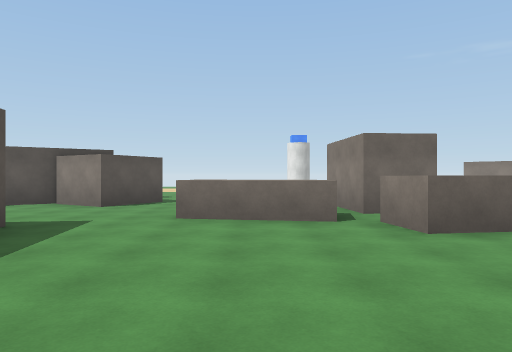
view 1 (above)

24 first-person views from a walk through a 3-D level made in the Unity game engine. The camera is 1.5 m above the floor, looks level and sees 70° across. The floor is counted in squares, 2 m on a side. Each view is taken from the middle of a square. On the plan, view 1 faces up. The plan holds only what a view shows up to about 11 squares ahead; the rest is blank. The place goes on beyond the plan.

view 2
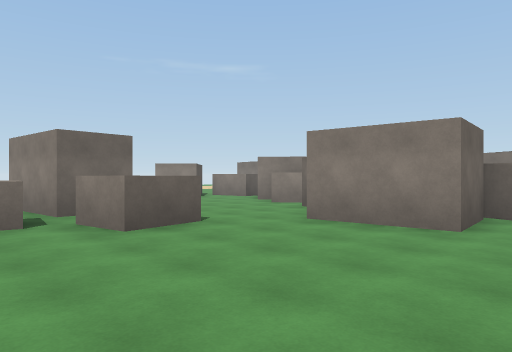

view 3
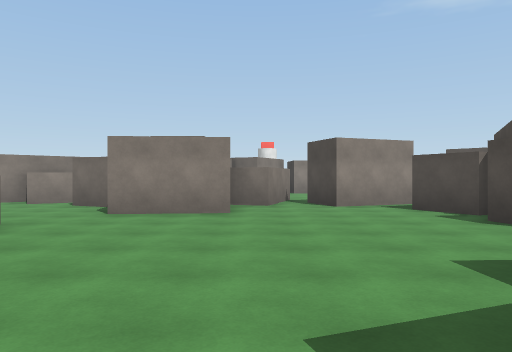

view 4
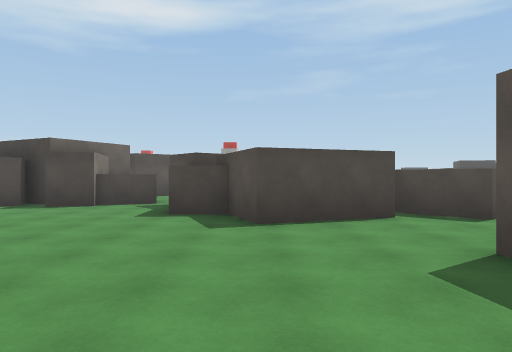

view 5
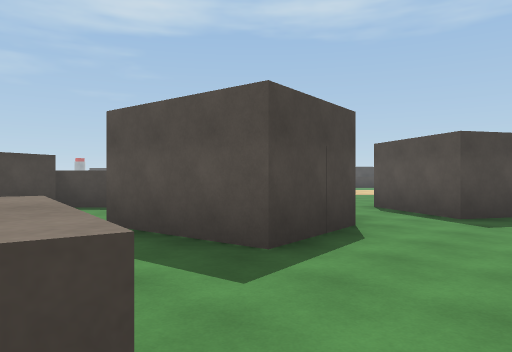

view 6
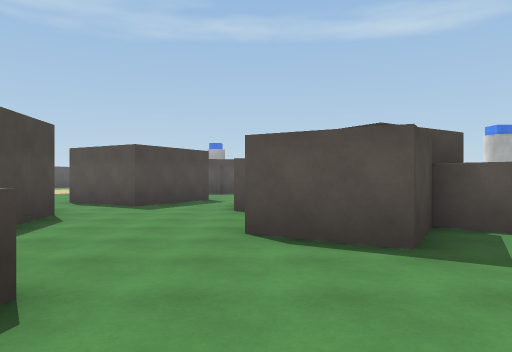

view 7
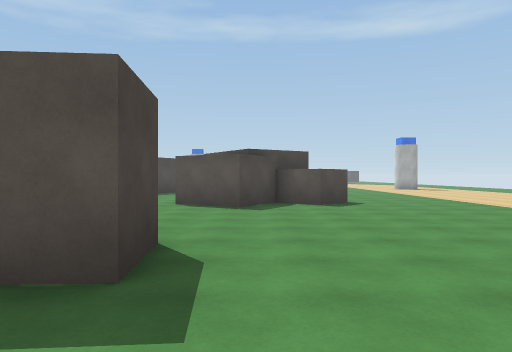

view 8
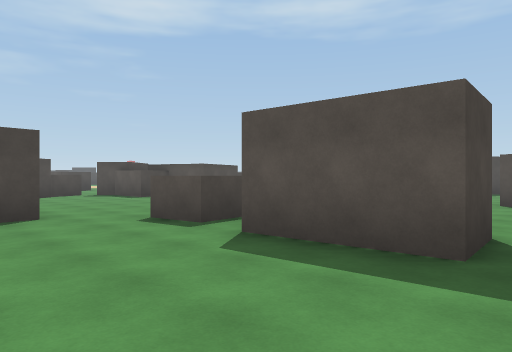

view 9
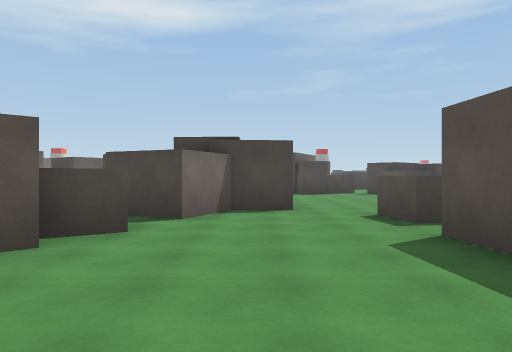

view 10
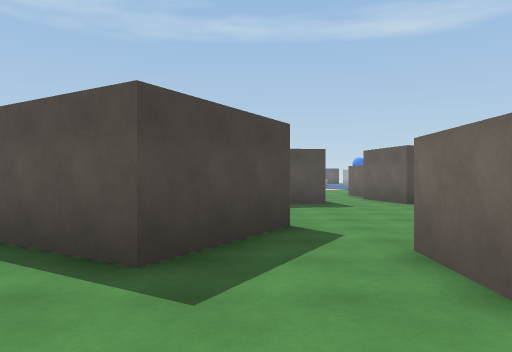

view 11
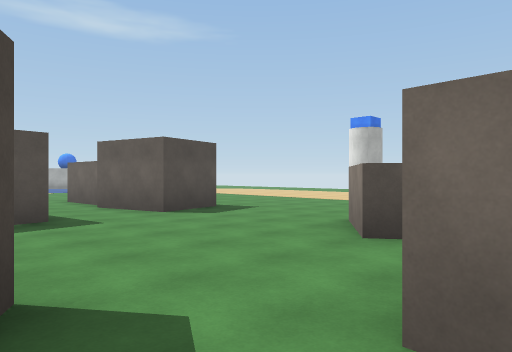

view 12
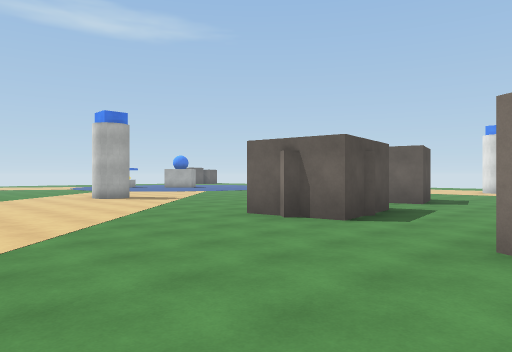

view 13
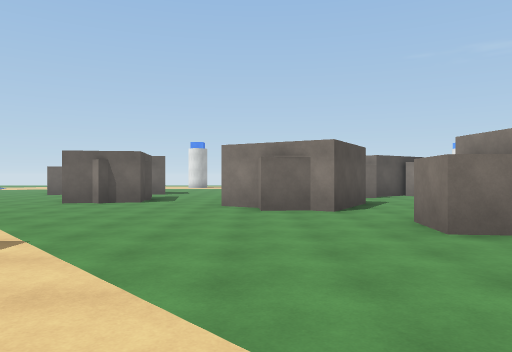

view 14
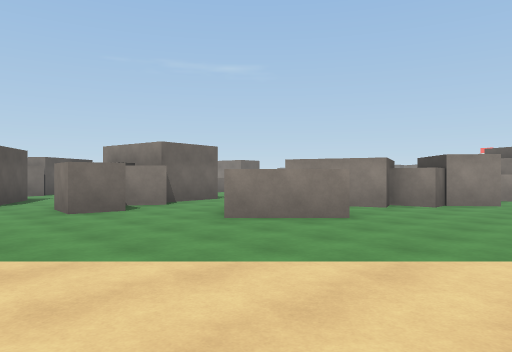

view 15
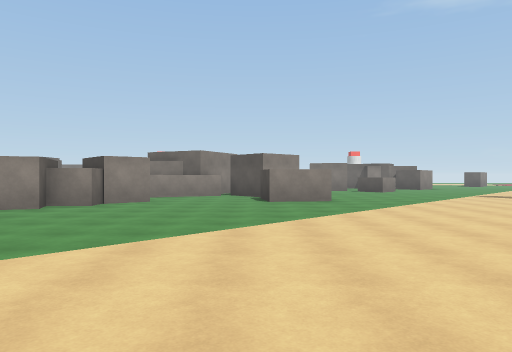

view 16
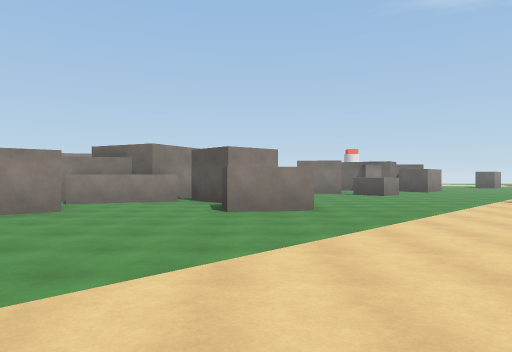

view 17
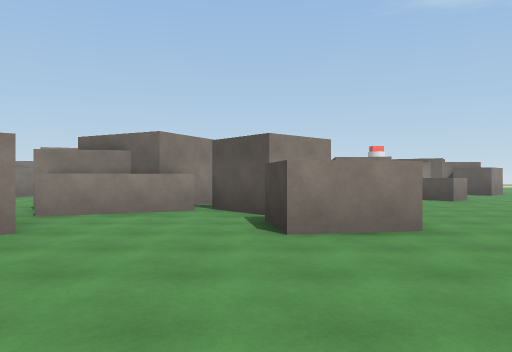

view 18
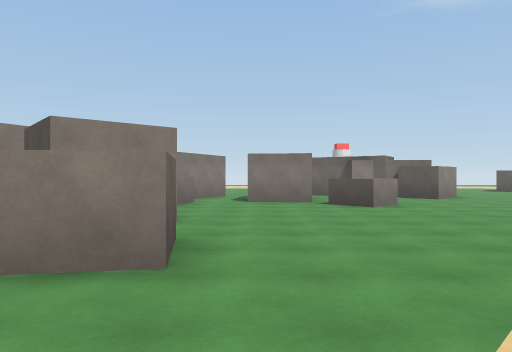

view 19
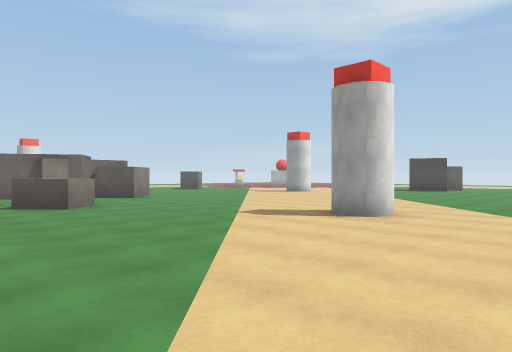

view 20
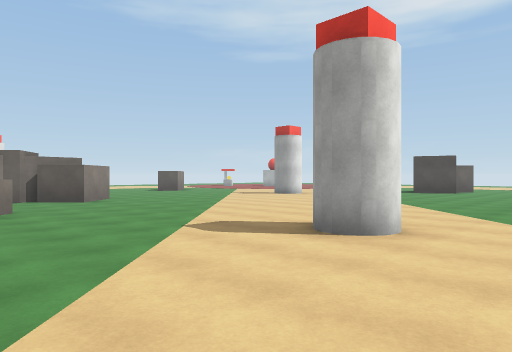

view 21
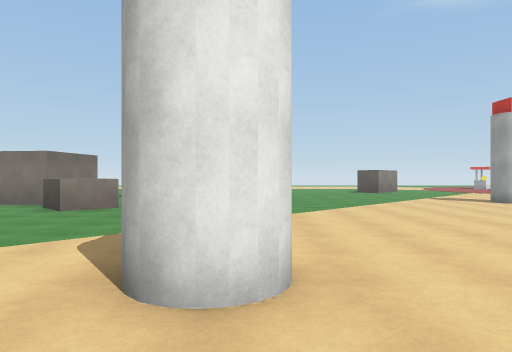

view 22
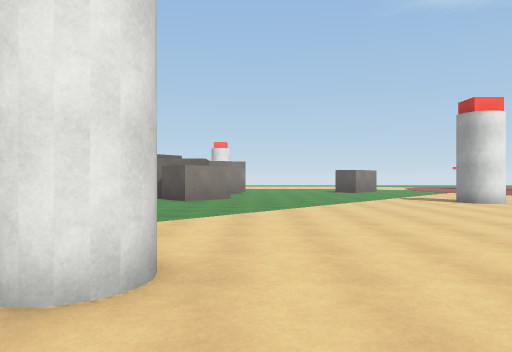

view 23
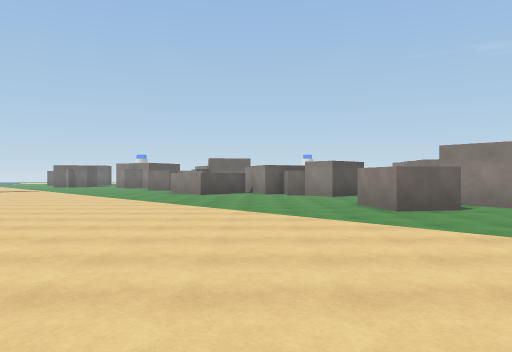

view 24
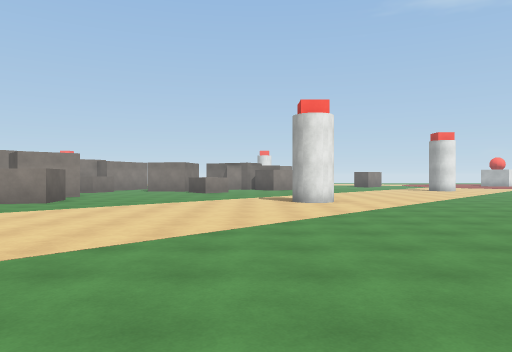

### Floor plan
Points are (right, up) in squares from view 1. A wall is a line through its corners. A room is listed if a view was taken in it or the views show most of it. See-through windows are left out.
Room 1 (views 1, 2, 3, 4, 5, 6, 7, 8, 9, 10, 11)
walls: (1.3, 6) (-1.5, 6.5); (2.4, 6.1) (3.5, 6.2) (3.7, 4.9) (2.2, 4.7) (2, 6.1); (2.1, 7.3) (1.9, 9.9) (3.4, 10) (3.7, 7.4) (2.1, 7.3); (-4.7, 2.3) (-5.4, 2.2); (7.2, 1.7) (5.4, 1.5) (5.2, 3.9) (6.5, 4) (7.3, 5.7) (8.4, 5.1); (-6.1, 5.1) (-3.7, 5.5) (-3.3, 2.4); (-3.6, -0.6) (-1, 0.3) (-0.5, -1.2) (0.7, -1.1); (8.3, 6.1) (7.7, 7.1) (8.6, 7.6); (-5.8, 1.5) (-6.8, 2); (-5.1, -0.2) (-3.8, -1.6); (3, -3.1) (4.1, -2.9); (-3.6, 12.5) (-4.4, 11.6) (-2.7, 10.6) (-3.8, 8.9) (-5.5, 9.9) (-6.4, 9.3); (-7.2, 8.5) (-8.8, 8.6); (1.7, -3.9) (3.1, -3.3); (8.6, 0.2) (7.2, 0.7) (7.6, 1.8); (4.5, -3.5) (5.5, -4); (-7.3, 0.6) (-8.5, 0.7); (5.2, -3.7) (4.9, -3.2) (6.3, -2.5); (7.8, -3.3) (6.9, -1) (8.4, -0.4)
ways out: opening at (-8, 7.5) to room 2; opening at (-7, -0.3) to room 2; opening at (-7, 6) to room 2
Room 2 (views 12, 13, 14, 15, 16, 17, 18, 19, 20, 21, 22, 23, 24)
walls: (-5.1, -3.6) (-6.8, -1.9); (1.5, -10) (0, -10.3) (-0.3, -8.4) (1.2, -8.1); (-0.3, -4.9) (-1.2, -3.8) (-1.8, -3.9) (-1.8, -2.7) (-2.6, -3) (-2.9, -2.1); (1.9, -8.2) (3.3, -7); (3.2, -9.7) (2.2, -8.6); (3, -6.8) (1.7, -3.9); (-8.5, 0.7) (-8.4, 2); (5, -6.9) (3.1, -5.9) (3.5, -5.1) (3, -3.1); (7.5, -9.3) (6.4, -8.9); (8.5, -12.8) (7.4, -12.6) (7.7, -10.7); (-10.9, 4.7) (-11.9, 5.2); (-10.5, 7.5) (-8, 6) (-9.3, 3.7) (-9.8, 4) (-11, 3.9); (-15.5, 6.2) (-16.4, 6.1); (-14.4, 7.4) (-14.3, 6.4) (-15.2, 6.3) (-15.4, 6); (-14.7, 8.9) (-14.5, 7.9); (-9.8, 11.3) (-10.2, 11) (-10.8, 11.9); (-10.9, 12) (-11.2, 12.4); (-15.1, 12.5) (-14.7, 11) (-16.9, 10.5)
ways out: opening at (-8, 7.5) to room 1; opening at (-7, -0.3) to room 1; opening at (-7, 6) to room 1; opening at (-17, 7.5); opening at (-15.5, 9.5); opening at (-9.5, 10.5)
objects: other object (6, -14) to (7, -13)

Positions as (right, up) in squares from view 1, and headings:
1: (0, 0), facing up
2: (0, 0), facing up-right
3: (-2, 1), facing right
4: (-1, 6), facing down
5: (-1, 8), facing down-left
6: (1, 9), facing left
7: (6, 11), facing left
8: (7, 11), facing down-left
9: (6, 12), facing down
10: (-5, 7), facing left
11: (-8, 7), facing up-left
12: (-11, 1), facing up-left
13: (-11, -4), facing up
14: (-11, -7), facing up-right
15: (-11, -8), facing right
16: (-8, -9), facing right
17: (-5, -8), facing right
18: (-3, -11), facing right
19: (-3, -11), facing down-right
20: (-2, -13), facing down-right
21: (-2, -18), facing right
22: (-2, -19), facing right
23: (-3, -18), facing up
24: (-10, -16), facing right
